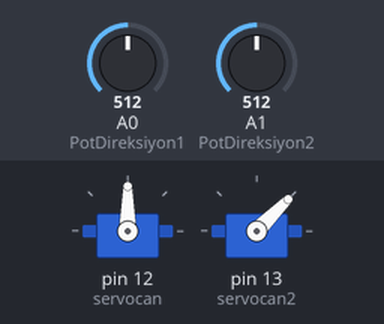
The sketch below on a simulated Arduino Leonardo, built with avr-gcc and run on an emulated ATmega32U4. Parts: 2 × servo. The test bench sets the inputs (shaded band); at power-on: A0 (PotDireksiyon1) = 512, A1 (PotDireksiyon2) = 512. USB keyboard and mouse output is not drawn.

Above: at 1.2 s.
1.3 s: A0 (PotDireksiyon1) set to 716
At 2.5 s:
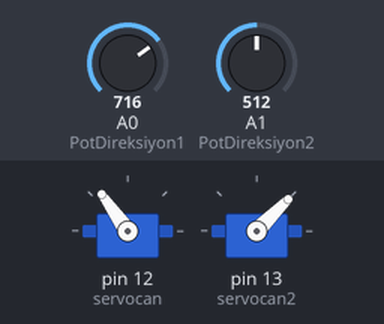
2.8 s: A1 (PotDireksiyon2) set to 716
At 3.7 s:
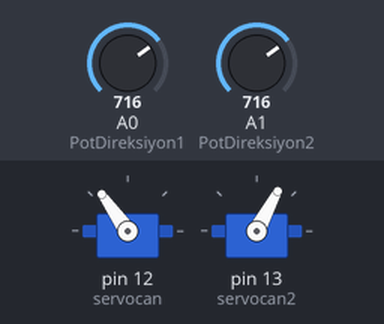
4.3 s: A0 (PotDireksiyon1) set to 900
At 4.8 s:
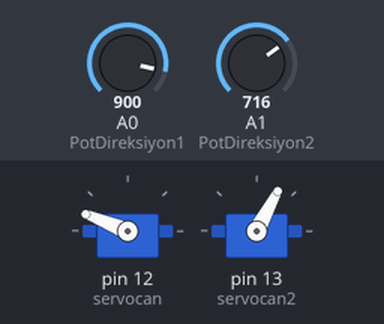
5.8 s: A1 (PotDireksiyon2) set to 511
At 7.0 s:
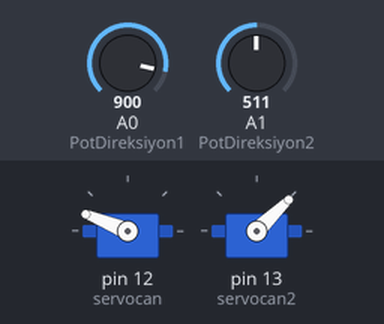
7.3 s: A0 (PotDireksiyon1) set to 1023
At 8.3 s:
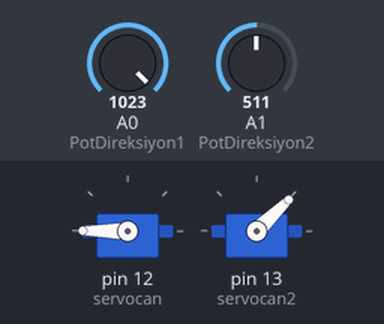
8.8 s: A1 (PotDireksiyon2) set to 306
At 9.5 s:
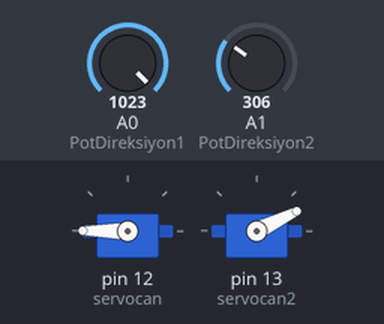
Timing chart, 0 to 11.3 s (numbered marks = the images above; inputs shaded):
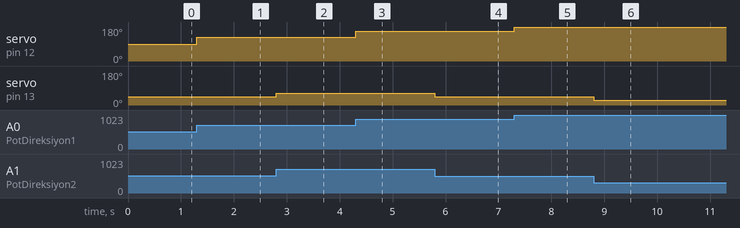

Measured:
- after the input at 1.3 s, servo on pin 12 (servocan): 90° → 125° at once
- after the input at 2.8 s, servo on pin 13 (servocan2): 45° → 62° at once
- after the input at 4.3 s, servo on pin 12 (servocan): 125° → 158° at once
- after the input at 5.8 s, servo on pin 13 (servocan2): 62° → 44° at once
- after the input at 7.3 s, servo on pin 12 (servocan): 158° → 180° at once
- after the input at 8.8 s, servo on pin 13 (servocan2): 44° → 26° at once

The sketch:

hafta_2__dev_3.ino
```cpp
#include <Joystick.h>
#include <Servo.h>
Joystick_ Joystick;
Servo servocan;
Servo servocan2;
#define PotDireksiyon1 A0
#define PotDireksiyon2 A1
int deger1;
int deger2;

void setup() {
 Joystick.begin();
 servocan.attach(12);
 servocan2.attach(13);

}

void loop() {

Joystick.setXAxis(analogRead(PotDireksiyon1));
Joystick.setYAxis(analogRead(PotDireksiyon2));

Joystick.sendState();

deger1 = analogRead(A0);
deger1 =map(deger1,0,1023,0,180);
servocan.write(deger1);

deger2 = analogRead(A1);
deger2 =map(deger2,0,1023,0,90);
servocan2.write(deger2);


}
```
